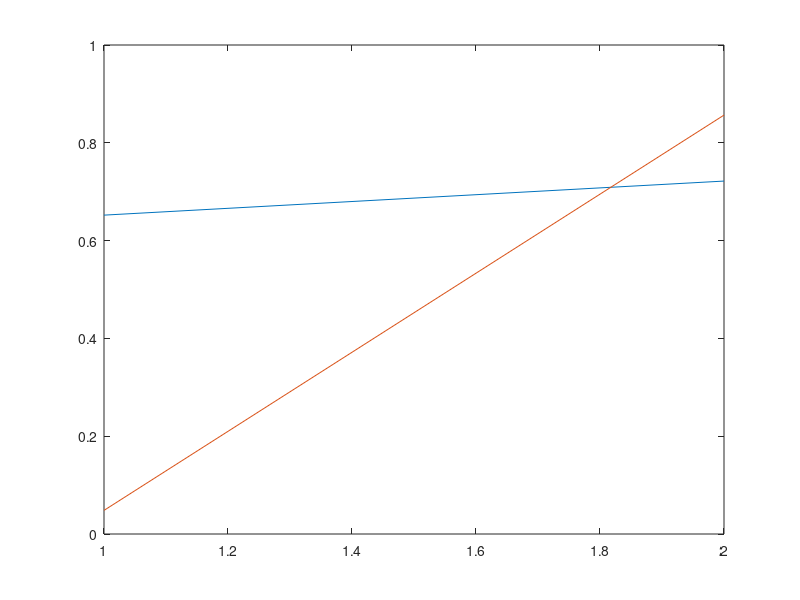

The MATLAB source for this figure: (Note: this script raises an error after producing the figure.)
%% Preamble -- not to appear in userguide
hfig = figure;
set(hfig,'units','centimeters','NumberTitle','off','Name','ex01');
pos = get(hfig,'position');
set(hfig,'position',[pos(1:2),4,3]);
%% Everything below appears in userguide
hfig = figure(gcf);
plot(rand(2));
axis([1 2 0 1]);
matlabfrag('graphics/ex01-1');
matlabfrag('graphics/ex01-2','epspad',[10,10,10,10],...
  'handle',hfig);